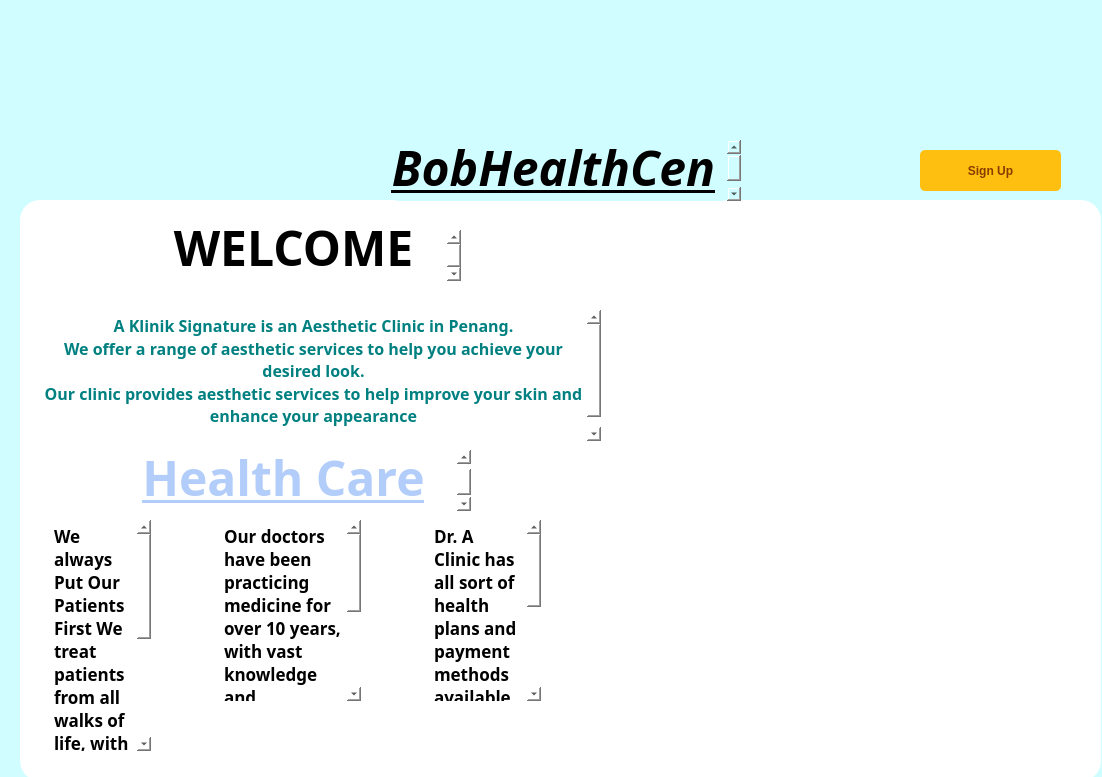
<?xml version="1.0" encoding="UTF-8"?>
<ui version="4.0">
 <class>Form</class>
 <widget class="QWidget" name="Form">
  <property name="geometry">
   <rect>
    <x>0</x>
    <y>0</y>
    <width>1102</width>
    <height>777</height>
   </rect>
  </property>
  <property name="windowTitle">
   <string>Form</string>
  </property>
  <widget class="QWidget" name="widget_2" native="true">
   <property name="geometry">
    <rect>
     <x>0</x>
     <y>0</y>
     <width>1131</width>
     <height>811</height>
    </rect>
   </property>
   <property name="font">
    <font>
     <family>Academy Engraved LET</family>
     <bold>false</bold>
    </font>
   </property>
   <property name="styleSheet">
    <string notr="true">background-color: rgb(208, 253, 255);

border-radius:20px;</string>
   </property>
   <widget class="QWidget" name="widget_3" native="true">
    <property name="geometry">
     <rect>
      <x>-20</x>
      <y>0</y>
      <width>1151</width>
      <height>131</height>
     </rect>
    </property>
    <property name="styleSheet">
     <string notr="true">background-image: url(:/newPrefix/360_F_120571823_uUoCUfnSuxzEgOPj6FQ1nxCHNAw562Fq 2.jpg);</string>
    </property>
   </widget>
   <widget class="QWidget" name="widget_4" native="true">
    <property name="geometry">
     <rect>
      <x>20</x>
      <y>200</y>
      <width>1081</width>
      <height>581</height>
     </rect>
    </property>
    <property name="styleSheet">
     <string notr="true">background-color: rgb(255, 255, 255);</string>
    </property>
    <widget class="QWidget" name="widget" native="true">
     <property name="geometry">
      <rect>
       <x>640</x>
       <y>300</y>
       <width>281</width>
       <height>231</height>
      </rect>
     </property>
     <property name="styleSheet">
      <string notr="true">background-image: url(:/newPrefix/health-care-landing-page-vector-template-diagnostics-clinic-hospital-website-homepage-ui-layout-with-isometric-illustration-healthcare-industry-medical-service-web-banner-webpage-3d-concept-2c7rrjy 2.jpg);</string>
     </property>
    </widget>
    <widget class="QTextEdit" name="textEdit_3">
     <property name="geometry">
      <rect>
       <x>90</x>
       <y>250</y>
       <width>361</width>
       <height>61</height>
      </rect>
     </property>
     <property name="html">
      <string>&lt;!DOCTYPE HTML PUBLIC &quot;-//W3C//DTD HTML 4.0//EN&quot; &quot;http://www.w3.org/TR/REC-html40/strict.dtd&quot;&gt;
&lt;html&gt;&lt;head&gt;&lt;meta name=&quot;qrichtext&quot; content=&quot;1&quot; /&gt;&lt;meta charset=&quot;utf-8&quot; /&gt;&lt;style type=&quot;text/css&quot;&gt;
p, li { white-space: pre-wrap; }
hr { height: 1px; border-width: 0; }
li.unchecked::marker { content: &quot;\2610&quot;; }
li.checked::marker { content: &quot;\2612&quot;; }
&lt;/style&gt;&lt;/head&gt;&lt;body style=&quot; font-family:'.AppleSystemUIFont'; font-size:13pt; font-weight:400; font-style:normal;&quot;&gt;
&lt;p align=&quot;center&quot; style=&quot; margin-top:0px; margin-bottom:0px; margin-left:0px; margin-right:0px; -qt-block-indent:0; text-indent:0px;&quot;&gt;&lt;span style=&quot; font-size:36pt; font-weight:700; text-decoration: underline; color:#b2cdf9;&quot;&gt;Health Care&lt;/span&gt;&lt;/p&gt;&lt;/body&gt;&lt;/html&gt;</string>
     </property>
    </widget>
    <widget class="QTextEdit" name="textEdit">
     <property name="geometry">
      <rect>
       <x>30</x>
       <y>320</y>
       <width>101</width>
       <height>231</height>
      </rect>
     </property>
     <property name="html">
      <string>&lt;!DOCTYPE HTML PUBLIC &quot;-//W3C//DTD HTML 4.0//EN&quot; &quot;http://www.w3.org/TR/REC-html40/strict.dtd&quot;&gt;
&lt;html&gt;&lt;head&gt;&lt;meta name=&quot;qrichtext&quot; content=&quot;1&quot; /&gt;&lt;meta charset=&quot;utf-8&quot; /&gt;&lt;style type=&quot;text/css&quot;&gt;
p, li { white-space: pre-wrap; }
hr { height: 1px; border-width: 0; }
li.unchecked::marker { content: &quot;\2610&quot;; }
li.checked::marker { content: &quot;\2612&quot;; }
&lt;/style&gt;&lt;/head&gt;&lt;body style=&quot; font-family:'.AppleSystemUIFont'; font-size:13pt; font-weight:400; font-style:normal;&quot;&gt;
&lt;p style=&quot; margin-top:0px; margin-bottom:0px; margin-left:0px; margin-right:0px; -qt-block-indent:0; text-indent:0px;&quot;&gt;&lt;span style=&quot; font-weight:700;&quot;&gt;We always Put Our Patients First We treat patients from all walks of life, with quality and affordable treatment options for everyone&lt;/span&gt;&lt;/p&gt;&lt;/body&gt;&lt;/html&gt;</string>
     </property>
    </widget>
    <widget class="QTextEdit" name="textEdit_4">
     <property name="geometry">
      <rect>
       <x>200</x>
       <y>320</y>
       <width>141</width>
       <height>181</height>
      </rect>
     </property>
     <property name="html">
      <string>&lt;!DOCTYPE HTML PUBLIC &quot;-//W3C//DTD HTML 4.0//EN&quot; &quot;http://www.w3.org/TR/REC-html40/strict.dtd&quot;&gt;
&lt;html&gt;&lt;head&gt;&lt;meta name=&quot;qrichtext&quot; content=&quot;1&quot; /&gt;&lt;meta charset=&quot;utf-8&quot; /&gt;&lt;style type=&quot;text/css&quot;&gt;
p, li { white-space: pre-wrap; }
hr { height: 1px; border-width: 0; }
li.unchecked::marker { content: &quot;\2610&quot;; }
li.checked::marker { content: &quot;\2612&quot;; }
&lt;/style&gt;&lt;/head&gt;&lt;body style=&quot; font-family:'.AppleSystemUIFont'; font-size:13pt; font-weight:400; font-style:normal;&quot;&gt;
&lt;p style=&quot; margin-top:0px; margin-bottom:0px; margin-left:0px; margin-right:0px; -qt-block-indent:0; text-indent:0px;&quot;&gt;&lt;span style=&quot; font-weight:700;&quot;&gt;Our doctors have been practicing medicine for over 10 years, with vast knowledge and experience in dermatology, ophthalmology, gynaecology, and aesthetic medicine.&lt;/span&gt;&lt;/p&gt;&lt;/body&gt;&lt;/html&gt;</string>
     </property>
    </widget>
    <widget class="QTextEdit" name="textEdit_5">
     <property name="geometry">
      <rect>
       <x>410</x>
       <y>320</y>
       <width>111</width>
       <height>181</height>
      </rect>
     </property>
     <property name="html">
      <string>&lt;!DOCTYPE HTML PUBLIC &quot;-//W3C//DTD HTML 4.0//EN&quot; &quot;http://www.w3.org/TR/REC-html40/strict.dtd&quot;&gt;
&lt;html&gt;&lt;head&gt;&lt;meta name=&quot;qrichtext&quot; content=&quot;1&quot; /&gt;&lt;meta charset=&quot;utf-8&quot; /&gt;&lt;style type=&quot;text/css&quot;&gt;
p, li { white-space: pre-wrap; }
hr { height: 1px; border-width: 0; }
li.unchecked::marker { content: &quot;\2610&quot;; }
li.checked::marker { content: &quot;\2612&quot;; }
&lt;/style&gt;&lt;/head&gt;&lt;body style=&quot; font-family:'.AppleSystemUIFont'; font-size:13pt; font-weight:400; font-style:normal;&quot;&gt;
&lt;p style=&quot; margin-top:0px; margin-bottom:0px; margin-left:0px; margin-right:0px; -qt-block-indent:0; text-indent:0px;&quot;&gt;&lt;span style=&quot; font-weight:700;&quot;&gt;Dr. A Clinic has all sort of health plans and payment methods available. Talk to our friendly consultants for more information!&lt;/span&gt;&lt;/p&gt;&lt;/body&gt;&lt;/html&gt;</string>
     </property>
    </widget>
    <widget class="QWidget" name="widget_5" native="true">
     <property name="geometry">
      <rect>
       <x>630</x>
       <y>90</y>
       <width>281</width>
       <height>191</height>
      </rect>
     </property>
     <property name="styleSheet">
      <string notr="true">background-image: url(:/newPrefix/images-2.jpeg);</string>
     </property>
    </widget>
    <widget class="QTextEdit" name="textEdit_6">
     <property name="geometry">
      <rect>
       <x>120</x>
       <y>30</y>
       <width>321</width>
       <height>51</height>
      </rect>
     </property>
     <property name="html">
      <string>&lt;!DOCTYPE HTML PUBLIC &quot;-//W3C//DTD HTML 4.0//EN&quot; &quot;http://www.w3.org/TR/REC-html40/strict.dtd&quot;&gt;
&lt;html&gt;&lt;head&gt;&lt;meta name=&quot;qrichtext&quot; content=&quot;1&quot; /&gt;&lt;meta charset=&quot;utf-8&quot; /&gt;&lt;style type=&quot;text/css&quot;&gt;
p, li { white-space: pre-wrap; }
hr { height: 1px; border-width: 0; }
li.unchecked::marker { content: &quot;\2610&quot;; }
li.checked::marker { content: &quot;\2612&quot;; }
&lt;/style&gt;&lt;/head&gt;&lt;body style=&quot; font-family:'.AppleSystemUIFont'; font-size:13pt; font-weight:400; font-style:normal;&quot;&gt;
&lt;p align=&quot;center&quot; style=&quot; margin-top:0px; margin-bottom:0px; margin-left:0px; margin-right:0px; -qt-block-indent:0; text-indent:0px;&quot;&gt;&lt;span style=&quot; font-size:36pt; font-weight:700; color:#000000;&quot;&gt;WELCOME&lt;/span&gt;&lt;/p&gt;&lt;/body&gt;&lt;/html&gt;</string>
     </property>
    </widget>
    <widget class="QTextEdit" name="textEdit_7">
     <property name="geometry">
      <rect>
       <x>20</x>
       <y>110</y>
       <width>561</width>
       <height>131</height>
      </rect>
     </property>
     <property name="html">
      <string>&lt;!DOCTYPE HTML PUBLIC &quot;-//W3C//DTD HTML 4.0//EN&quot; &quot;http://www.w3.org/TR/REC-html40/strict.dtd&quot;&gt;
&lt;html&gt;&lt;head&gt;&lt;meta name=&quot;qrichtext&quot; content=&quot;1&quot; /&gt;&lt;meta charset=&quot;utf-8&quot; /&gt;&lt;style type=&quot;text/css&quot;&gt;
p, li { white-space: pre-wrap; }
hr { height: 1px; border-width: 0; }
li.unchecked::marker { content: &quot;\2610&quot;; }
li.checked::marker { content: &quot;\2612&quot;; }
&lt;/style&gt;&lt;/head&gt;&lt;body style=&quot; font-family:'.AppleSystemUIFont'; font-size:13pt; font-weight:400; font-style:normal;&quot;&gt;
&lt;p align=&quot;center&quot; style=&quot; margin-top:0px; margin-bottom:0px; margin-left:0px; margin-right:0px; -qt-block-indent:0; text-indent:0px;&quot;&gt;&lt;span style=&quot; font-family:'VisbyCf','sans-serif'; font-size:16px; font-weight:700; color:#008080; background-color:#ffffff;&quot;&gt;A Klinik Signature is an Aesthetic Clinic in Penang.&lt;/span&gt;&lt;/p&gt;
&lt;p align=&quot;center&quot; style=&quot; margin-top:0px; margin-bottom:0px; margin-left:0px; margin-right:0px; -qt-block-indent:0; text-indent:0px;&quot;&gt;&lt;span style=&quot; font-family:'VisbyCf','sans-serif'; font-size:16px; font-weight:700; color:#008080; background-color:#ffffff;&quot;&gt;We offer a range of aesthetic services to help you achieve your desired look.&lt;/span&gt;&lt;/p&gt;
&lt;p align=&quot;center&quot; style=&quot; margin-top:0px; margin-bottom:0px; margin-left:0px; margin-right:0px; -qt-block-indent:0; text-indent:0px;&quot;&gt;&lt;span style=&quot; font-family:'VisbyCf','sans-serif'; font-size:16px; font-weight:700; color:#008080; background-color:#ffffff;&quot;&gt;Our clinic provides aesthetic services to help improve your skin and enhance your appearance&lt;/span&gt;&lt;/p&gt;
&lt;p align=&quot;center&quot; style=&quot;-qt-paragraph-type:empty; margin-top:0px; margin-bottom:0px; margin-left:0px; margin-right:0px; -qt-block-indent:0; text-indent:0px; font-weight:700;&quot;&gt;&lt;br /&gt;&lt;/p&gt;&lt;/body&gt;&lt;/html&gt;</string>
     </property>
    </widget>
   </widget>
   <widget class="QPushButton" name="b4">
    <property name="geometry">
     <rect>
      <x>920</x>
      <y>150</y>
      <width>141</width>
      <height>41</height>
     </rect>
    </property>
    <property name="font">
     <font>
      <family>.AppleSystemUIFont</family>
      <italic>false</italic>
      <bold>true</bold>
      <underline>false</underline>
     </font>
    </property>
    <property name="styleSheet">
     <string notr="true">QPushButton#b4{
background-color:rgb(255,191,16);
color:rgb(135,60,0);
border-radius:5px;
}

QPushButton#b4:pressed{
background-color:rgb(255,255,16);
}
</string>
    </property>
    <property name="text">
     <string>Sign Up</string>
    </property>
   </widget>
   <widget class="QTextEdit" name="textEdit_2">
    <property name="geometry">
     <rect>
      <x>380</x>
      <y>140</y>
      <width>361</width>
      <height>61</height>
     </rect>
    </property>
    <property name="html">
     <string>&lt;!DOCTYPE HTML PUBLIC &quot;-//W3C//DTD HTML 4.0//EN&quot; &quot;http://www.w3.org/TR/REC-html40/strict.dtd&quot;&gt;
&lt;html&gt;&lt;head&gt;&lt;meta name=&quot;qrichtext&quot; content=&quot;1&quot; /&gt;&lt;meta charset=&quot;utf-8&quot; /&gt;&lt;style type=&quot;text/css&quot;&gt;
p, li { white-space: pre-wrap; }
hr { height: 1px; border-width: 0; }
li.unchecked::marker { content: &quot;\2610&quot;; }
li.checked::marker { content: &quot;\2612&quot;; }
&lt;/style&gt;&lt;/head&gt;&lt;body style=&quot; font-family:'.AppleSystemUIFont'; font-size:13pt; font-weight:400; font-style:normal;&quot;&gt;
&lt;p align=&quot;center&quot; style=&quot; margin-top:0px; margin-bottom:0px; margin-left:0px; margin-right:0px; -qt-block-indent:0; text-indent:0px;&quot;&gt;&lt;span style=&quot; font-size:36pt; font-weight:700; font-style:italic; text-decoration: underline;&quot;&gt;BobHealthCentre&lt;/span&gt;&lt;/p&gt;&lt;/body&gt;&lt;/html&gt;</string>
    </property>
   </widget>
  </widget>
 </widget>
 <resources>
  <include location="pic3.qrc"/>
 </resources>
 <connections/>
</ui>
